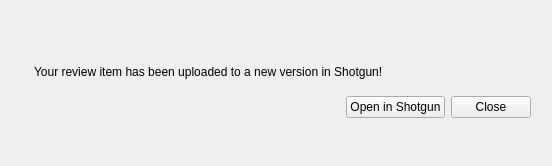
<?xml version="1.0" encoding="UTF-8"?>
<ui version="4.0">
 <class>SuccessWidget</class>
 <widget class="QWidget" name="SuccessWidget">
  <property name="geometry">
   <rect>
    <x>0</x>
    <y>0</y>
    <width>552</width>
    <height>166</height>
   </rect>
  </property>
  <property name="sizePolicy">
   <sizepolicy hsizetype="Expanding" vsizetype="Expanding">
    <horstretch>0</horstretch>
    <verstretch>0</verstretch>
   </sizepolicy>
  </property>
  <property name="windowTitle">
   <string>Form</string>
  </property>
  <layout class="QGridLayout" name="gridLayout_3">
   <item row="0" column="0">
    <layout class="QGridLayout" name="gridLayout" rowstretch="0,0,0,0" columnstretch="0,0,1,0,0,0">
     <item row="2" column="4">
      <widget class="QPushButton" name="close_btn">
       <property name="text">
        <string>Close</string>
       </property>
      </widget>
     </item>
     <item row="1" column="2" colspan="3">
      <widget class="QLabel" name="success_msg">
       <property name="text">
        <string>Your review item has been uploaded to a new version in Shotgun!</string>
       </property>
       <property name="alignment">
        <set>Qt::AlignLeading|Qt::AlignLeft|Qt::AlignVCenter</set>
       </property>
      </widget>
     </item>
     <item row="0" column="5" rowspan="4">
      <spacer name="right_spacer">
       <property name="orientation">
        <enum>Qt::Horizontal</enum>
       </property>
       <property name="sizeType">
        <enum>QSizePolicy::Fixed</enum>
       </property>
       <property name="sizeHint" stdset="0">
        <size>
         <width>10</width>
         <height>10</height>
        </size>
       </property>
      </spacer>
     </item>
     <item row="0" column="0" rowspan="4">
      <spacer name="left_spacer">
       <property name="orientation">
        <enum>Qt::Horizontal</enum>
       </property>
       <property name="sizeType">
        <enum>QSizePolicy::Fixed</enum>
       </property>
       <property name="sizeHint" stdset="0">
        <size>
         <width>10</width>
         <height>10</height>
        </size>
       </property>
      </spacer>
     </item>
     <item row="0" column="1" colspan="4">
      <spacer name="top_spacer">
       <property name="orientation">
        <enum>Qt::Vertical</enum>
       </property>
       <property name="sizeType">
        <enum>QSizePolicy::Fixed</enum>
       </property>
       <property name="sizeHint" stdset="0">
        <size>
         <width>10</width>
         <height>10</height>
        </size>
       </property>
      </spacer>
     </item>
     <item row="3" column="1" colspan="4">
      <spacer name="bottom_spacer">
       <property name="orientation">
        <enum>Qt::Vertical</enum>
       </property>
       <property name="sizeType">
        <enum>QSizePolicy::Fixed</enum>
       </property>
       <property name="sizeHint" stdset="0">
        <size>
         <width>10</width>
         <height>10</height>
        </size>
       </property>
      </spacer>
     </item>
     <item row="2" column="2">
      <spacer name="horizontalSpacer">
       <property name="orientation">
        <enum>Qt::Horizontal</enum>
       </property>
       <property name="sizeHint" stdset="0">
        <size>
         <width>40</width>
         <height>20</height>
        </size>
       </property>
      </spacer>
     </item>
     <item row="2" column="3">
      <widget class="QPushButton" name="open_btn">
       <property name="text">
        <string>Open in Shotgun</string>
       </property>
      </widget>
     </item>
     <item row="1" column="1" rowspan="2">
      <widget class="QLabel" name="logo_example">
       <property name="text">
        <string/>
       </property>
       <property name="pixmap">
        <pixmap resource="resources.qrc">:/res/sg_logo.png</pixmap>
       </property>
       <property name="alignment">
        <set>Qt::AlignHCenter|Qt::AlignTop</set>
       </property>
      </widget>
     </item>
    </layout>
   </item>
  </layout>
 </widget>
 <resources>
  <include location="resources.qrc"/>
  <include location="../../../../../../../../../resources.qrc"/>
 </resources>
 <connections/>
</ui>
